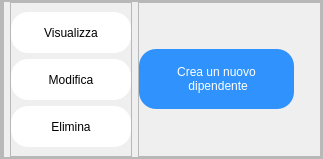
               <widget class="QFrame" name="frame_4">
                <property name="frameShape">
                 <enum>QFrame::StyledPanel</enum>
                </property>
                <property name="frameShadow">
                 <enum>QFrame::Raised</enum>
                </property>
                <layout class="QHBoxLayout" name="horizontalLayout_3" stretch="0">
                 <property name="spacing">
                  <number>3</number>
                 </property>
                 <property name="sizeConstraint">
                  <enum>QLayout::SetMinimumSize</enum>
                 </property>
                 <property name="leftMargin">
                  <number>0</number>
                 </property>
                 <property name="topMargin">
                  <number>0</number>
                 </property>
                 <property name="rightMargin">
                  <number>0</number>
                 </property>
                 <property name="bottomMargin">
                  <number>0</number>
                 </property>
                 <item>
                  <widget class="QFrame" name="frame_list_and_buttons">
                   <property name="frameShape">
                    <enum>QFrame::StyledPanel</enum>
                   </property>
                   <property name="frameShadow">
                    <enum>QFrame::Raised</enum>
                   </property>
                   <layout class="QHBoxLayout" name="horizontalLayout_4">
                    <property name="leftMargin">
                     <number>0</number>
                    </property>
                    <property name="topMargin">
                     <number>0</number>
                    </property>
                    <property name="rightMargin">
                     <number>0</number>
                    </property>
                    <property name="bottomMargin">
                     <number>0</number>
                    </property>
                    <item>
                     <widget class="QFrame" name="frame_list">
                      <property name="frameShape">
                       <enum>QFrame::StyledPanel</enum>
                      </property>
                      <property name="frameShadow">
                       <enum>QFrame::Raised</enum>
                      </property>
                      <layout class="QVBoxLayout" name="verticalLayout_8">
                       <property name="spacing">
                        <number>10</number>
                       </property>
                       <property name="leftMargin">
                        <number>0</number>
                       </property>
                       <property name="topMargin">
                        <number>0</number>
                       </property>
                       <property name="rightMargin">
                        <number>0</number>
                       </property>
                       <property name="bottomMargin">
                        <number>0</number>
                       </property>
                       <item>
                        <widget class="QFrame" name="frame_13">
                         <property name="frameShape">
                          <enum>QFrame::StyledPanel</enum>
                         </property>
                         <property name="frameShadow">
                          <enum>QFrame::Raised</enum>
                         </property>
                         <widget class="QListWidget" name="listWidget_dipendenti">
                          <property name="geometry">
                           <rect>
                            <x>10</x>
                            <y>10</y>
                            <width>771</width>
                            <height>411</height>
                           </rect>
                          </property>
                          <property name="maximumSize">
                           <size>
                            <width>831</width>
                            <height>411</height>
                           </size>
                          </property>
                          <property name="styleSheet">
                           <string notr="true">background-color: rgb(255, 255, 255);
border-radius:0px;</string>
                          </property>
                          <item>
                           <property name="text">
                            <string>New Item 1</string>
                           </property>
                          </item>
                          <item>
                           <property name="text">
                            <string>New Item 2</string>
                           </property>
                          </item>
                          <item>
                           <property name="text">
                            <string>New Item 3</string>
                           </property>
                          </item>
                          <item>
                           <property name="text">
                            <string>New Item 4</string>
                           </property>
                          </item>
                         </widget>
                        </widget>
                       </item>
                      </layout>
                     </widget>
                    </item>
                    <item>
                     <widget class="QFrame" name="frame_15">
                      <property name="frameShape">
                       <enum>QFrame::StyledPanel</enum>
                      </property>
                      <property name="frameShadow">
                       <enum>QFrame::Raised</enum>
                      </property>
                      <layout class="QVBoxLayout" name="verticalLayout_9">
                       <property name="leftMargin">
                        <number>0</number>
                       </property>
                       <property name="rightMargin">
                        <number>0</number>
                       </property>
                       <item alignment="Qt::AlignHCenter">
                        <widget class="QPushButton" name="push_visualizza">
                         <property name="sizePolicy">
                          <sizepolicy hsizetype="Ignored" vsizetype="Fixed">
                           <horstretch>0</horstretch>
                           <verstretch>0</verstretch>
                          </sizepolicy>
                         </property>
                         <property name="minimumSize">
                          <size>
                           <width>120</width>
                           <height>41</height>
                          </size>
                         </property>
                         <property name="maximumSize">
                          <size>
                           <width>120</width>
                           <height>16777215</height>
                          </size>
                         </property>
                         <property name="baseSize">
                          <size>
                           <width>0</width>
                           <height>12</height>
                          </size>
                         </property>
                         <property name="styleSheet">
                          <string notr="true">font: 700 15pt &quot;Apple SD Gothic Neo&quot;;
border-top-color: rgb(255, 0, 26);
background-color: rgb(255, 255, 255);
border-radius: 17px;</string>
                         </property>
                         <property name="text">
                          <string>Visualizza</string>
                         </property>
                         <property name="iconSize">
                          <size>
                           <width>0</width>
                           <height>0</height>
                          </size>
                         </property>
                        </widget>
                       </item>
                       <item alignment="Qt::AlignHCenter">
                        <widget class="QPushButton" name="push_modifica">
                         <property name="minimumSize">
                          <size>
                           <width>120</width>
                           <height>41</height>
                          </size>
                         </property>
                         <property name="maximumSize">
                          <size>
                           <width>120</width>
                           <height>16777215</height>
                          </size>
                         </property>
                         <property name="styleSheet">
                          <string notr="true">font: 700 15pt &quot;Apple SD Gothic Neo&quot;;
background-color: rgb(255, 255, 255);
border-radius: 17px;</string>
                         </property>
                         <property name="text">
                          <string>Modifica</string>
                         </property>
                        </widget>
                       </item>
                       <item alignment="Qt::AlignHCenter">
                        <widget class="QPushButton" name="push_elimina">
                         <property name="minimumSize">
                          <size>
                           <width>120</width>
                           <height>41</height>
                          </size>
                         </property>
                         <property name="maximumSize">
                          <size>
                           <width>120</width>
                           <height>16777215</height>
                          </size>
                         </property>
                         <property name="styleSheet">
                          <string notr="true">font: 700 15pt &quot;Apple SD Gothic Neo&quot;;
background-color: rgb(255, 255, 255);
border-radius: 17px;</string>
                         </property>
                         <property name="text">
                          <string>Elimina</string>
                         </property>
                        </widget>
                       </item>
                      </layout>
                     </widget>
                    </item>
                    <item>
                     <widget class="QFrame" name="frame_new_dipendente">
                      <property name="frameShape">
                       <enum>QFrame::StyledPanel</enum>
                      </property>
                      <property name="frameShadow">
                       <enum>QFrame::Raised</enum>
                      </property>
                      <layout class="QVBoxLayout" name="verticalLayout_7">
                       <property name="spacing">
                        <number>10</number>
                       </property>
                       <property name="leftMargin">
                        <number>0</number>
                       </property>
                       <property name="topMargin">
                        <number>0</number>
                       </property>
                       <property name="rightMargin">
                        <number>26</number>
                       </property>
                       <property name="bottomMargin">
                        <number>0</number>
                       </property>
                       <item alignment="Qt::AlignHCenter|Qt::AlignVCenter">
                        <widget class="QPushButton" name="push_creanuovodipendente">
                         <property name="minimumSize">
                          <size>
                           <width>155</width>
                           <height>60</height>
                          </size>
                         </property>
                         <property name="maximumSize">
                          <size>
                           <width>155</width>
                           <height>16777215</height>
                          </size>
                         </property>
                         <property name="styleSheet">
                          <string notr="true">font: 700 17pt &quot;Apple SD Gothic Neo&quot;;

border-radius: 17px;
background-color: rgba(0, 122, 255, 204);
color: rgb(255, 255, 255);</string>
                         </property>
                         <property name="text">
                          <string>Crea un nuovo 
 dipendente</string>
                         </property>
                        </widget>
                       </item>
                      </layout>
                     </widget>
                    </item>
                   </layout>
                  </widget>
                 </item>
                </layout>
               </widget>
